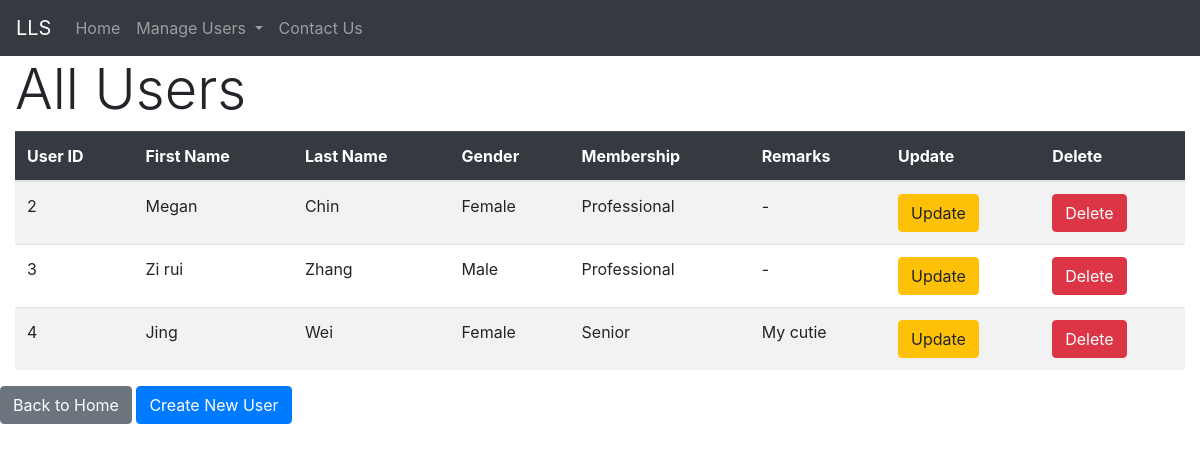
Screenshot of /retrieveUsers with the database file from the repository.
### tables this page shows
CREATE TABLE users (
				user_id INTEGER PRIMARY KEY AUTOINCREMENT,
				first_name TEXT NOT NULL,
				last_name TEXT NOT NULL,
				gender TEXT NOT NULL,
				membership TEXT NOT NULL,
				remarks TEXT
			);

### __init__.py (the view)
@app.route('/retrieveUsers')
def retrieve_users():
    try:
        users_data = db_helper.get_all_users()
        users_list = [User.from_database_row(row) for row in users_data]
        return render_template('retrieveUsers.html', users_list=users_list)
    except Exception as e:
        print(f"Error retrieving users: {e}")
        return render_template('retrieveUsers.html', users_list=[])

### User.py (called while the page is built)
	def get_user_id(self):
		return self.__user_id

	def get_first_name(self):
		return self.__first_name

	def get_last_name(self):
		return self.__last_name

	def get_gender(self):
		return self.__gender

	def get_membership(self):
		return self.__membership

	def get_remarks(self):
		return self.__remarks

	@classmethod
	def from_database_row(cls, row_data):
		return cls(
			user_id=row_data[0],
			first_name=row_data[1],
			last_name=row_data[2],
			gender=row_data[3],
			membership=row_data[4],
			remarks=row_data[5]
		)

### database.py (called while the page is built)
	def get_all_users(self):
		conn = sqlite3.connect(self.db_name)
		cursor = conn.cursor()
		cursor.execute('SELECT * FROM users ORDER BY user_id')
		users_data = cursor.fetchall()
		conn.close()
		return users_data

### templates/retrieveUsers.html (shortened to what this page needs)
{% extends "base.html" %}
{% block content %}
<h1 class="display-4">All Users</h1>
{% if users_list %}
<table class="table table-striped table-hover">
	<thead class="table-dark">
		<tr>
			<th>User ID</th>
			<th>First Name</th>
			<th>Last Name</th>
			<th>Gender</th>
			<th>Membership</th>
			<th>Remarks</th>
			<th>Update</th>
			<th>Delete</th>
		</tr>
	</thead>
	<tbody>
		{% for user in users_list %}
		<tr>
			<td>{{ user.get_user_id() }}</td>
			<td>{{ user.get_first_name() }}</td>
			<td>{{ user.get_last_name() }}</td>
			<td>
				{% if user.get_gender() == 'F' %}
				Female
				{% elif user.get_gender() == 'M' %}
				Male
				{% else %}
				{{ user.get_gender() }}
				{% endif %}
			</td>
			<td>
				{% if user.get_membership() == 'F' %}
				Fellow
				{% elif user.get_membership() == 'S' %}
				Senior
				{% elif user.get_membership() == 'P' %}
				Professional
				{% else %}
				{{ user.get_membership() }}
				{% endif %}
			</td>
			<td>
				{{ user.get_remarks() or '-' }}
			</td>
			<td>
				<a href="/updateUser/{{user.get_user_id()}}/" class="btn btn-warning">Update</a>
			</td>
			<td>
				<form action="{{url_for('delete_user',  id = user.get_user_id())}}" method="POST">
					<button type="button" class="btn btn-danger" data-toggle="modal"
						data-target="#myModal_{{user.get_user_id()}}">Delete</button>
				</form>
			</td>
		</tr>
		{% endfor %}
	</tbody>
</table>
</div>
{% endif %}
<div class="mt-3">
	<a href="{{ url_for('home') }}" class="btn btn-secondary">Back to Home</a>
	<a href="{{ url_for('create_user') }}" class="btn btn-primary">Create New User</a>
</div>
{% endblock %}

### rows the page displays
users: get_user_id "2", get_first_name "Megan", get_last_name "Chin", shows "Female", shows "Professional", user "-"
users: get_user_id "3", get_first_name "Zi rui", get_last_name "Zhang", shows "Male", shows "Professional", user "-"
users: get_user_id "4", get_first_name "Jing", get_last_name "Wei", shows "Female", shows "Senior", remarks "My cutie"
